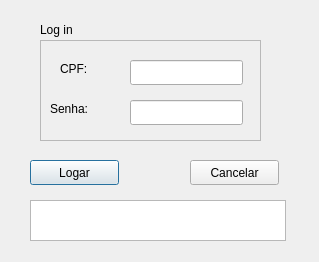
<?xml version="1.0" encoding="UTF-8"?>
<ui version="4.0">
 <class>Autenticacao</class>
 <widget class="QDialog" name="Autenticacao">
  <property name="geometry">
   <rect>
    <x>0</x>
    <y>0</y>
    <width>319</width>
    <height>262</height>
   </rect>
  </property>
  <property name="windowTitle">
   <string>Autenticação</string>
  </property>
  <widget class="QLineEdit" name="campoCPF">
   <property name="geometry">
    <rect>
     <x>130</x>
     <y>60</y>
     <width>113</width>
     <height>25</height>
    </rect>
   </property>
   <property name="text">
    <string/>
   </property>
   <property name="echoMode">
    <enum>QLineEdit::Normal</enum>
   </property>
  </widget>
  <widget class="QLineEdit" name="campoSenha">
   <property name="geometry">
    <rect>
     <x>130</x>
     <y>100</y>
     <width>113</width>
     <height>25</height>
    </rect>
   </property>
   <property name="text">
    <string/>
   </property>
   <property name="echoMode">
    <enum>QLineEdit::Password</enum>
   </property>
  </widget>
  <widget class="QLabel" name="label">
   <property name="geometry">
    <rect>
     <x>60</x>
     <y>60</y>
     <width>41</width>
     <height>17</height>
    </rect>
   </property>
   <property name="text">
    <string>CPF:</string>
   </property>
  </widget>
  <widget class="QLabel" name="label_2">
   <property name="geometry">
    <rect>
     <x>50</x>
     <y>100</y>
     <width>51</width>
     <height>17</height>
    </rect>
   </property>
   <property name="text">
    <string>Senha:</string>
   </property>
  </widget>
  <widget class="QPushButton" name="logar">
   <property name="geometry">
    <rect>
     <x>30</x>
     <y>160</y>
     <width>89</width>
     <height>25</height>
    </rect>
   </property>
   <property name="text">
    <string>Logar</string>
   </property>
  </widget>
  <widget class="QPushButton" name="cancelar">
   <property name="geometry">
    <rect>
     <x>190</x>
     <y>160</y>
     <width>89</width>
     <height>25</height>
    </rect>
   </property>
   <property name="text">
    <string>Cancelar</string>
   </property>
  </widget>
  <widget class="QLabel" name="label_3">
   <property name="geometry">
    <rect>
     <x>40</x>
     <y>20</y>
     <width>271</width>
     <height>20</height>
    </rect>
   </property>
   <property name="text">
    <string>Log in</string>
   </property>
  </widget>
  <widget class="QTextBrowser" name="status">
   <property name="geometry">
    <rect>
     <x>30</x>
     <y>200</y>
     <width>256</width>
     <height>41</height>
    </rect>
   </property>
  </widget>
  <widget class="QFrame" name="frame">
   <property name="geometry">
    <rect>
     <x>40</x>
     <y>40</y>
     <width>221</width>
     <height>101</height>
    </rect>
   </property>
   <property name="frameShape">
    <enum>QFrame::StyledPanel</enum>
   </property>
   <property name="frameShadow">
    <enum>QFrame::Raised</enum>
   </property>
  </widget>
  <zorder>frame</zorder>
  <zorder>campoCPF</zorder>
  <zorder>campoSenha</zorder>
  <zorder>label</zorder>
  <zorder>label_2</zorder>
  <zorder>logar</zorder>
  <zorder>cancelar</zorder>
  <zorder>label_3</zorder>
  <zorder>status</zorder>
 </widget>
 <resources/>
 <connections>
  <connection>
   <sender>cancelar</sender>
   <signal>clicked()</signal>
   <receiver>Autenticacao</receiver>
   <slot>close()</slot>
   <hints>
    <hint type="sourcelabel">
     <x>265</x>
     <y>165</y>
    </hint>
    <hint type="destinationlabel">
     <x>298</x>
     <y>175</y>
    </hint>
   </hints>
  </connection>
 </connections>
</ui>
